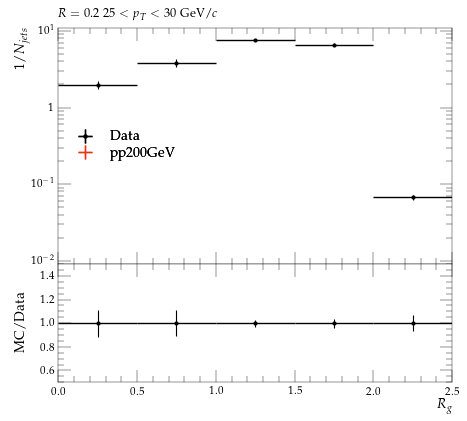

This figure's Python source:
#! /usr/bin/env python3

# This Python script was auto-generated using YODA v2.1.0.
# Analysis object: /STAR_2020_I1783875/d33-x01-y01
# Timestamp: 07-10-2025 (18:42:22)

import matplotlib as mpl
import matplotlib.pyplot as plt
mpl.use('Agg') # comment out for interactive use
import os
import numpy as np
from numpy import nan, inf

plotDir = os.path.split(os.path.realpath(__file__))[0]
if 'YODA_USER_PLOT_PATH' in globals():
    plot_outdir = globals()['YODA_USER_PLOT_PATH']
else:
    plot_outdir = plotDir

#plot style
plt.style.use(os.path.join(plotDir, '../default.mplstyle'))
# plot metadata
figW, figH = plt.rcParams['figure.figsize']
ax_xLabel = r'$R_{g}$'
ax_yLabel = r'$1/N_{jets}$'
ax_title  = r'$R=0.2 ~ 25 < p_{T} < 30$ GeV/$c$'
ax_xScale = 'linear'
ax_yScale = 'log'
xLims = (0.0, 2.5)
yLims = (0.009000000000000001, 11.0)

# TeX-friendly labels for the legend
labels = {
    'legend' : ([ r"Data", r"pp200GeV" ], r""),
}

# Adjust canvas width and height
canvasW = 10.0
canvasH = 9.0
figW *= canvasW/10.
figH *= canvasH/9.

# Create figure and axis objects
fig, (ax, ratio0_ax) = plt.subplots(2, 1, sharex=True,
                  figsize=(figW,figH), gridspec_kw={'height_ratios': (6.0, 3.0)})

# Set figure margins
plt.subplots_adjust(
    left   = 1.0 * plt.rcParams['figure.subplot.left'],
    right  = 1.0 * plt.rcParams['figure.subplot.right'],
    top    = 1.0 * plt.rcParams['figure.subplot.top'],
    bottom = 1.0 * plt.rcParams['figure.subplot.bottom'])

ratio0_ax.yaxis.set_major_locator(mpl.ticker.MultipleLocator(0.2))
ratio0_ax.set_ylim(0.5, 1.4999)
ratio0_ax.set_ylabel('MC/Data')

# the numerical data is stored in a separate file
dataf = dict()
prefix = os.path.split(__file__)[0]
if prefix:    prefix = prefix + '/'
exec(open(prefix+'d33-x01-y01__data.py').read(), dataf)


legend_handles = dict() # keep track of handles for the legend

# style options for curves
# starts at zorder>=5 to draw curve on top of legend
styles = {
  'Data': {
    'color' : 'black',
    'linestyle' : '-',
    'linewidth' : 1,
    'marker' : 'o',
    'markersize' : 2,
    'capsize' : 0.0,
    'zorder' : 5,
    'histstyle' : 0,
    'drawstyle' : 'steps-pre',
    'xerrorbars' : 1,
    'yerrorbars' : 1,
    'fillcolor' : None,
    'fillopacity' : 1.0,
    'ratio0_linestyle' : '-',
    'ratio0_linewidth' : 1,
    'ratio0_marker' : 'o',
    'ratio0_markersize' : 2,
    'ratio0_capsize' : 0.0,
    'ratio0_zorder' : 5,
    'ratio0_histstyle' : 0,
    'ratio0_drawstyle' : 'steps-pre',
    'ratio0_xerrorbars' : 1,
    'ratio0_yerrorbars' : 1,
  },
  'pp200GeV.yoda': {
    'color' : '#EE3311',
    'linestyle' : '-',
    'linewidth' : 1,
    'marker' : 'none',
    'markersize' : 2,
    'capsize' : 0.0,
    'zorder' : 6,
    'histstyle' : 1,
    'drawstyle' : 'steps-pre',
    'xerrorbars' : 1,
    'yerrorbars' : 1,
    'fillcolor' : None,
    'fillopacity' : 1.0,
    'ratio0_linestyle' : '-',
    'ratio0_linewidth' : 1,
    'ratio0_marker' : 'none',
    'ratio0_markersize' : 2,
    'ratio0_capsize' : 0.0,
    'ratio0_zorder' : 6,
    'ratio0_histstyle' : 1,
    'ratio0_drawstyle' : 'steps-pre',
    'ratio0_xerrorbars' : 1,
    'ratio0_yerrorbars' : 1,
  },
}

# curve from input yoda files in main panel
for label, yvals in dataf['yvals'].items():
    if all(np.isnan(v) for v in dataf['yvals'][label]):
        continue
    tmp = None
    if styles[label]['histstyle']: # draw as histogram
        xpos = dataf['xedges'][label] if styles[label]['drawstyle'] else dataf['xpoints'][label]
        ypos = np.insert(yvals, 0, yvals[0]) if styles[label]['drawstyle'] else yvals
        if styles[label]['fillcolor']: # fill area below curve
            ax.fill_between(xpos, ypos, step='pre',
                            color=styles[label]['fillcolor'],
                            alpha=styles[label]['fillopacity'])
        tmp, = ax.plot(xpos, ypos,
                       color=styles[label]['color'],
                       linestyle=styles[label]['linestyle'],
                       linewidth=styles[label]['linewidth'],
                       drawstyle=styles[label]['drawstyle'], solid_joinstyle='miter',
                       zorder=styles[label]['zorder'], label=label)
    tmp = ax.errorbar(dataf['xpoints'][label], yvals,
                      xerr=np.array(dataf['xerrs'][label])*styles[label]['xerrorbars'],
                      yerr=np.array(dataf['yerrs'][label])*styles[label]['yerrorbars'],
                      fmt=styles[label]['marker'], capsize=styles[label]['capsize'],
                      markersize=styles[label]['markersize'],
                      ecolor=styles[label]['color'],
                      color=styles[label]['color'], zorder=styles[label]['zorder'])
    tmp[-1][0].set_linestyle(styles[label]['linestyle'])
    tmp[-1][0].set_linewidth(styles[label]['linewidth'])
    if label in dataf['add_legend_handle']:  legend_handles[label] = tmp
    for varLabel in dataf['variation_yvals'].keys():
        if varLabel.startswith(label):
            tmp, = ax.plot(dataf['xedges'][label], dataf['variation_yvals'][varLabel],
                           color=styles[label]['color'],
                           linestyle=styles[label]['linestyle'],
                           linewidth=styles[label]['linewidth'],
                           drawstyle='steps-pre', solid_joinstyle='miter',
                           zorder=styles[label]['zorder'], alpha=0.5)


# plots on ratio panel
# curve from input yoda files in ratio panel
for label, yvals in dataf['ratio0_yvals'].items():
    if all(np.isnan(v) for v in yvals):
        continue
    if styles[label]['ratio0_histstyle']: # plot as histogram
        xpos = dataf['xedges']['Data'] if styles[label]['ratio0_drawstyle'] else dataf['xpoints']['Data']
        ypos = np.insert(yvals, 0, yvals[0]) if styles[label]['ratio0_drawstyle'] else yvals
        ratio0_ax.plot(xpos, ypos,
                       color=styles[label]['color'],
                       linewidth=styles[label]['linewidth'],
                       linestyle=styles[label]['ratio0_linestyle'],
                       drawstyle=styles[label]['ratio0_drawstyle'], zorder=styles[label]['zorder'],
                       solid_joinstyle='miter')
    tmp = ratio0_ax.errorbar(dataf['xpoints']['Data'], yvals,
                             xerr=np.array(dataf['ref_xerrs'])*styles[label]['ratio0_xerrorbars'],
                             yerr=np.array(dataf['ratio0_yerrs'][label])*styles[label]['ratio0_yerrorbars'],
                             fmt=styles[label]['ratio0_marker'], capsize=styles[label]['ratio0_capsize'],
                             markersize=styles[label]['ratio0_markersize'],
                             ecolor=styles[label]['color'],
                             color=styles[label]['color'])
    tmp[-1][0].set_linestyle(styles[label]['ratio0_linestyle'])
    tmp[-1][0].set_linewidth(styles[label]['ratio0_linewidth'])

    for varlabel in dataf['ratio0_variation_vals'].keys():
        if varlabel.startswith(label):
            ratio0_ax.plot(dataf['xedges']['Data'],
                            dataf['ratio0_variation_vals'][varlabel],
                            color=styles[label]['color'],
                            linestyle=styles[label]['linestyle'],
                            linewidth=styles[label]['linewidth'],
                            drawstyle='steps-pre', solid_joinstyle='miter',
                            zorder=1, alpha=0.5)

legend_items = list(legend_handles.values())
ax.add_artist(ax.legend(legend_items,
                        labels['legend'][0],
                        title=labels['legend'][1],
                        alignment='left',
                        loc='center left',
                        bbox_to_anchor=(0.0, 0.5)))

# set plot metadata as defined above
ratio0_ax.set_xlabel(ax_xLabel)
ratio0_ax.xaxis.set_label_coords(1., -0.15)
ax.set_ylabel(ax_yLabel, ha='right', va='top')
ax.yaxis.set_label_coords(-0.11, 1.0)
ax.set_title(ax_title, loc='left')
ax.set_xscale(ax_xScale)
ax.set_yscale(ax_yScale)
ax.set_xlim(xLims)
ax.set_ylim(yLims)

# tick formatting
plt.rcParams['xtick.top'] = True
plt.rcParams['ytick.right'] = True
ax.yaxis.set_major_locator(mpl.ticker.LogLocator(base=10.0, numticks=np.inf))
ax.yaxis.set_minor_locator(mpl.ticker.LogLocator(
                           base=10.0, subs=np.arange(0.1, 1, 0.1), numticks=np.inf))
fig.align_ylabels((ax, ratio0_ax))
plt.savefig(os.path.join(plot_outdir, 'd33-x01-y01.pdf'), format='PDF')
plt.savefig(os.path.join(plot_outdir, 'd33-x01-y01.png'), format='PNG')

plt.close(fig)
